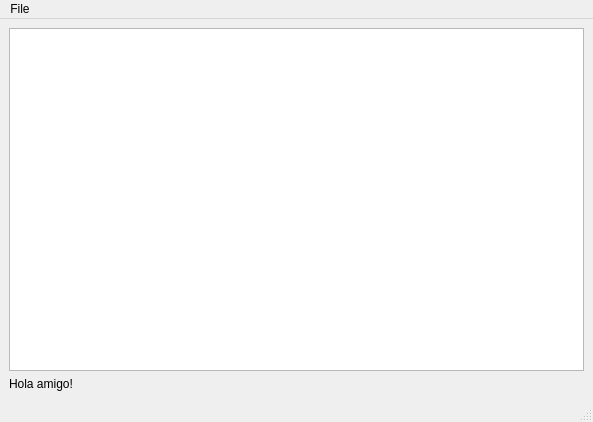
<?xml version="1.0" encoding="UTF-8"?>
<ui version="4.0">
 <class>MainWindow</class>
 <widget class="QMainWindow" name="MainWindow">
  <property name="geometry">
   <rect>
    <x>0</x>
    <y>0</y>
    <width>593</width>
    <height>422</height>
   </rect>
  </property>
  <property name="minimumSize">
   <size>
    <width>491</width>
    <height>422</height>
   </size>
  </property>
  <property name="windowTitle">
   <string>MainWindow</string>
  </property>
  <widget class="QWidget" name="centralwidget">
   <layout class="QGridLayout" name="gridLayout">
    <item row="0" column="0">
     <widget class="QTableWidget" name="tableWidget"/>
    </item>
    <item row="1" column="0">
     <widget class="QLabel" name="statusBar">
      <property name="text">
       <string>Hola amigo!</string>
      </property>
     </widget>
    </item>
   </layout>
  </widget>
  <widget class="QMenuBar" name="menubar">
   <property name="geometry">
    <rect>
     <x>0</x>
     <y>0</y>
     <width>593</width>
     <height>21</height>
    </rect>
   </property>
   <widget class="QMenu" name="menuFile">
    <property name="title">
     <string>File</string>
    </property>
    <addaction name="actionOpen"/>
    <addaction name="actionSave"/>
    <addaction name="actionExit"/>
   </widget>
   <addaction name="menuFile"/>
  </widget>
  <widget class="QStatusBar" name="statusbar"/>
  <action name="actionOpen">
   <property name="text">
    <string>Open</string>
   </property>
   <property name="shortcut">
    <string>Ctrl+O</string>
   </property>
   <property name="shortcutVisibleInContextMenu">
    <bool>true</bool>
   </property>
  </action>
  <action name="actionSave">
   <property name="text">
    <string>Save</string>
   </property>
   <property name="shortcut">
    <string>Ctrl+S</string>
   </property>
   <property name="shortcutVisibleInContextMenu">
    <bool>true</bool>
   </property>
  </action>
  <action name="actionExit">
   <property name="text">
    <string>Exit</string>
   </property>
   <property name="shortcut">
    <string>Ctrl+X</string>
   </property>
   <property name="shortcutVisibleInContextMenu">
    <bool>true</bool>
   </property>
  </action>
 </widget>
 <resources/>
 <connections/>
</ui>
